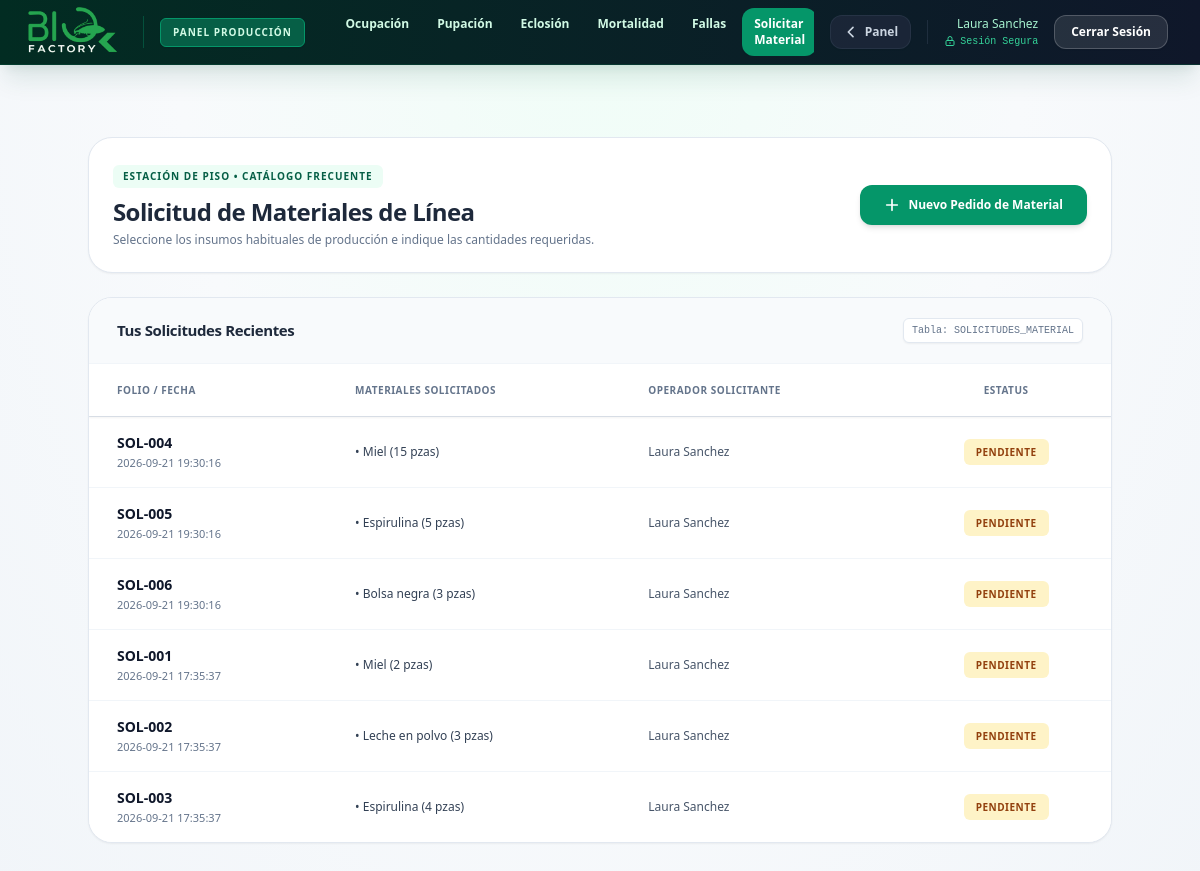
The app's page /piso/chrysopa/materiales (signed in) with its own data.
### tables this page shows
CREATE TABLE USUARIOS (
    id_usuario INTEGER PRIMARY KEY AUTOINCREMENT,
    id_area INTEGER,
    nombre_usuario VARCHAR(150) NOT NULL,
    puesto VARCHAR(100),
    nip_firma VARCHAR(50)
, estatus TEXT DEFAULT 'Activo');

CREATE TABLE SOLICITUDES_MATERIAL (
    id_solicitud INTEGER PRIMARY KEY AUTOINCREMENT,
    id_area_solicitante INTEGER, 
    id_operador INTEGER,
    id_material INTEGER,
    cantidad_solicitada INTEGER,
    estatus TEXT DEFAULT 'Pendiente', -- Puede ser: Pendiente, Aprobada, Rechazada
    fecha_solicitud DATETIME DEFAULT CURRENT_TIMESTAMP,
    FOREIGN KEY(id_area_solicitante) REFERENCES CAT_AREAS(id_area),
    FOREIGN KEY(id_operador) REFERENCES USUARIOS(id_usuario),
    FOREIGN KEY(id_material) REFERENCES CAT_MATERIALES(id_material)
);

CREATE TABLE MATERIALES (

    id_material INTEGER PRIMARY KEY AUTOINCREMENT,

    id_area INTEGER,

    nombre_material VARCHAR(150) NOT NULL,

    presentacion VARCHAR(100)

);

### routes/prod_chrysopa.py (the view)
@prod_chrysopa_bp.route('/materiales', methods=['GET'])
def materiales():
    id_operador = session.get('id_usuario')
    if not id_operador:
        flash('Sesión expirada. Vuelve a iniciar sesión.', 'error')
        return redirect(url_for('auth.login'))
    conn = get_db_connection()
    cursor = conn.cursor()
    cursor.execute("""
        SELECT s.id_solicitud, s.fecha_solicitud, s.cantidad_solicitada, s.estatus,
               m.nombre_material, u.nombre_usuario
        FROM SOLICITUDES_MATERIAL s
        JOIN MATERIALES m ON s.id_material = m.id_material
        JOIN USUARIOS u ON s.id_operador = u.id_usuario
        WHERE s.id_operador = ?
        ORDER BY s.fecha_solicitud DESC
    """, (id_operador,))
    mis_solicitudes = cursor.fetchall()
    conn.close()
    return render_template('produccion/materiales.html', origen='chrysopa', mis_solicitudes=mis_solicitudes)

### routes/prod_chrysopa.py (called while the page is built)
def get_db_connection():
    conn = sqlite3.connect('Bd_SIO-AGRO.db', isolation_level=None)
    conn.row_factory = sqlite3.Row
    return conn

### templates/produccion/materiales.html (shortened to what this page needs)
{% extends "produccion/base_produc.html" %}
{% block navbar_menu %}
<div class="hidden md:block flex-1 mx-6">
    <div class="flex space-x-1 overflow-x-auto">
        {% if origen == 'catopar' %}
            <a href="{{ url_for('prod_catopar.pre') }}" class="px-3 py-2 rounded-md text-xs font-semibold hover:bg-emerald-900 hover:text-white transition-colors flex items-center gap-1.5">
                Pre-Parasitismo
            </a>
            <a href="{{ url_for('prod_catopar.post') }}" class="px-3 py-2 rounded-md text-xs font-semibold hover:bg-emerald-900 hover:text-white transition-colors flex items-center gap-1.5">
                Post-Parasitismo
            </a>
            <a href="{{ url_for('prod_catopar.materiales') }}" class="px-3 py-2 rounded-xl text-xs font-bold bg-emerald-600 text-white shadow-sm flex items-center gap-1.5">
                Solicitar Material
            </a>
        {% elif origen == 'chrysopa' %}
            <a href="{{ url_for('prod_chrysopa.ocupacion') }}" class="px-3 py-2 rounded-md text-xs font-semibold hover:bg-emerald-900 hover:text-white transition-colors">Ocupación</a>
            <a href="{{ url_for('prod_chrysopa.pupacion') }}" class="px-3 py-2 rounded-md text-xs font-semibold hover:bg-emerald-900 hover:text-white transition-colors">Pupación</a>
            <a href="{{ url_for('prod_chrysopa.eclosion') }}" class="px-3 py-2 rounded-md text-xs font-semibold hover:bg-emerald-900 hover:text-white transition-colors">Eclosión</a>
             <a href="{{ url_for('prod_chrysopa.mortalidad') }}" class="px-3 py-2 rounded-md text-xs font-semibold hover:bg-emerald-900 hover:text-white transition-colors">Mortalidad</a>
            <a href="{{ url_for('prod_chrysopa.fallas') }}" class="px-3 py-2 rounded-md text-xs font-semibold hover:bg-emerald-900 hover:text-white transition-colors">Fallas</a>
            <a href="{{ url_for('prod_chrysopa.materiales') }}" class="px-3 py-2 rounded-xl text-xs font-bold bg-emerald-600 text-white shadow-sm flex items-center gap-1.5">Solicitar Material</a>
        {% endif %}
    </div>
</div>
{% endblock %}
{% block content %}
    <main class="flex-1 overflow-y-auto p-6 lg:p-10">
        <div class="max-w-5xl mx-auto space-y-6">
            <div class="bg-white border border-slate-200 p-6 rounded-3xl shadow-sm flex flex-col sm:flex-row justify-between items-start sm:items-center gap-4">
                <div>
                    <div class="inline-flex items-center gap-1.5 px-2.5 py-1 rounded-md bg-emerald-50 text-emerald-800 text-[10px] font-bold tracking-widest uppercase mb-2">
                        Estación de Piso &bull; Catálogo Frecuente
                    </div>
                    <h1 class="text-2xl font-black text-slate-800 tracking-tight mb-1">Solicitud de Materiales de Línea</h1>
                    <p class="text-xs text-slate-500 font-medium">Seleccione los insumos habituales de producción e indique las cantidades requeridas.</p>
                </div>
                <button onclick="document.getElementById('modal-solicitud').classList.remove('hidden')" class="bg-emerald-600 hover:bg-emerald-700 text-white text-xs font-bold py-3 px-6 rounded-xl shadow-md transition-all flex items-center gap-2 whitespace-nowrap">
                    <svg class="w-4 h-4 font-bold" fill="none" stroke="currentColor" viewBox="0 0 24 24"><path stroke-linecap="round" stroke-linejoin="round" stroke-width="2.5" d="M12 4v16m8-8H4"></path></svg>
                    Nuevo Pedido de Material
                </button>
            </div>
            <div class="bg-white rounded-3xl shadow-sm border border-slate-200 overflow-hidden mt-6">
                <div class="bg-slate-50 px-7 py-5 border-b border-slate-100 flex justify-between items-center">
                    <h2 class="text-[15px] font-bold text-slate-800 tracking-tight">Tus Solicitudes Recientes</h2>
                    <span class="text-[10px] text-slate-500 font-mono bg-white border border-slate-200 px-2 py-1 rounded-md shadow-sm">Tabla: SOLICITUDES_MATERIAL</span>
                </div>
                <div class="overflow-x-auto">
                    <table class="min-w-full text-sm">
                        <thead class="bg-white sticky top-0 z-10 shadow-sm border-b border-slate-200">
                            <tr>
                                <th class="px-7 py-4 text-left font-extrabold text-slate-500 uppercase tracking-wider text-[10px]">Folio / Fecha</th>
                                <th class="px-7 py-4 text-left font-extrabold text-slate-500 uppercase tracking-wider text-[10px]">Materiales Solicitados</th>
                                <th class="px-7 py-4 text-left font-extrabold text-slate-500 uppercase tracking-wider text-[10px]">Operador Solicitante</th>
                                <th class="px-7 py-4 text-center font-extrabold text-slate-500 uppercase tracking-wider text-[10px]">Estatus</th>
                            </tr>
                        </thead>
                        <tbody class="divide-y divide-slate-100 bg-white text-xs">
                            {% for sol in mis_solicitudes %}
                            <tr class="hover:bg-slate-50 transition-colors">
                                <td class="px-7 py-4 whitespace-nowrap">
                                    <div class="font-bold text-slate-900 text-sm">SOL-00{{ sol['id_solicitud'] }}</div>
                                    <div class="text-[11px] text-slate-500 font-medium mt-0.5">{{ sol['fecha_solicitud'] }}</div>
                                </td>
                                <td class="px-7 py-4 font-medium text-slate-700 space-y-1">
                                    <span class="block">&bull; {{ sol['nombre_material'] }} ({{ sol['cantidad_solicitada'] }} pzas)</span>
                                </td>
                                <td class="px-7 py-4 text-slate-600 font-medium">
                                    {{ sol['nombre_usuario'] }}
                                </td>
                                <td class="px-7 py-4 whitespace-nowrap text-center">
                                    {% if sol['estatus'] == 'Pendiente' %}
                                        <span class="px-3 py-1.5 rounded-md text-[10px] font-black bg-amber-100 text-amber-800 uppercase tracking-wider">{{ sol['estatus'] }}</span>
                                    {% else %}
                                        <span class="px-3 py-1.5 rounded-md text-[10px] font-black bg-emerald-100 text-emerald-800 uppercase tracking-wider">{{ sol['estatus'] }}</span>
                                    {% endif %}
                                </td>
                            </tr>
                            {% else %}
                            <tr>
                                <td colspan="4" class="px-7 py-8 text-center text-slate-500 font-medium">No has realizado ninguna solicitud recientemente.</td>
                            </tr>
                            {% endfor %}
                        </tbody>
                    </table>
                </div>
            </div>
        </div>
    </main>
{% endblock %}

### templates/produccion/base_produc.html (shortened to what this page needs)
<!DOCTYPE html>
<html lang="es">
<head>
    <script src="https://cdn.tailwindcss.com"></script>
</head>
<body class="bg-[radial-gradient(ellipse_at_top,_var(--tw-gradient-stops))] from-emerald-50/80 via-slate-50 to-slate-100 flex flex-col h-screen font-sans overflow-hidden">
    <nav class="bg-gradient-to-r from-emerald-950 to-slate-900 text-emerald-100 shadow-xl shadow-emerald-900/10 z-20 flex-shrink-0 border-b border-emerald-900/50">
        <div class="max-w-7xl mx-auto px-4 sm:px-6 lg:px-8">
            <div class="flex items-center justify-between h-16 gap-2">
                <div class="flex items-center shrink-0 mr-4 -ml-2 md:-ml-6">
                    <img src="{{ url_for('static', filename='imagenes/logo/biofactory.jpg') }}" alt="Logo Biofactory" class="h-14 w-auto object-contain">
                    <span class="text-[10px] bg-emerald-800 text-emerald-100 px-3 py-1.5 rounded-md font-bold uppercase tracking-widest border border-emerald-600 shadow-sm whitespace-nowrap hidden sm:block">
                        Panel Producción
                    </span>
                </div>
                <div class="flex-1 overflow-x-auto hide-scroll flex justify-center mx-2">
                    {% block navbar_menu %}
                    {% endblock %}
                </div>
                <div class="flex items-center space-x-4 shrink-0">
                    <a href="{{ url_for('admin.dashboard') }}" class="px-3 py-2 rounded-xl text-xs font-bold bg-slate-800/80 text-slate-300 hover:bg-emerald-600 hover:text-white transition-all shadow-sm flex items-center gap-1.5 border border-slate-700/50 group whitespace-nowrap">
                        <svg class="w-4 h-4 group-hover:-translate-x-1 transition-transform" fill="none" stroke="currentColor" viewBox="0 0 24 24"><path stroke-linecap="round" stroke-linejoin="round" stroke-width="2.5" d="M15 19l-7-7 7-7"></path></svg>
                        Panel
                    </a>
                    <div class="text-right hidden sm:block">
                        <p class="text-xs font-bold text-white whitespace-nowrap"><span class="text-emerald-200 font-medium">{{ session.get('nombre', 'Administrador') }}</span></p>
                        <p class="text-[10px] text-emerald-400 font-mono flex items-center justify-end gap-1 mt-0.5 whitespace-nowrap">
                            <svg class="w-3 h-3" fill="none" stroke="currentColor" viewBox="0 0 24 24"><path stroke-linecap="round" stroke-linejoin="round" stroke-width="2" d="M12 15v2m-6 4h12a2 2 0 002-2v-6a2 2 0 00-2-2H6a2 2 0 00-2 2v6a2 2 0 002 2zm10-10V7a4 4 0 00-8 0v4h8z"></path></svg>
                            Sesión Segura
                        </p>
                    </div>
                    <a href="{{ url_for('auth.logout') }}" class="text-xs px-4 py-2 text-white font-bold bg-white/10 hover:bg-red-500/80 border border-white/20 hover:border-red-400 rounded-xl transition-all shadow-sm whitespace-nowrap">Cerrar Sesión</a>
                </div>
            </div>
        </div>
    </nav>
    <main class="flex-1 overflow-y-auto p-8 relative">
        <div class="max-w-6xl mx-auto space-y-8 relative z-10">
            {% block content %}
            {% endblock %}
        </div>
    </main>
</body>
</html>

### records on screen
USUARIOS: get "Laura Sanchez"
SOLICITUDES_MATERIAL: id_solicitud "4", fecha_solicitud "2026-09-21 19:30:16", nombre_material "Miel", cantidad_solicitada "15", nombre_usuario "Laura Sanchez", estatus "PENDIENTE"
SOLICITUDES_MATERIAL: id_solicitud "5", fecha_solicitud "2026-09-21 19:30:16", nombre_material "Espirulina", cantidad_solicitada "5", nombre_usuario "Laura Sanchez", estatus "PENDIENTE"
SOLICITUDES_MATERIAL: id_solicitud "6", fecha_solicitud "2026-09-21 19:30:16", nombre_material "Bolsa negra", cantidad_solicitada "3", nombre_usuario "Laura Sanchez", estatus "PENDIENTE"
SOLICITUDES_MATERIAL: id_solicitud "1", fecha_solicitud "2026-09-21 17:35:37", nombre_material "Miel", cantidad_solicitada "2", nombre_usuario "Laura Sanchez", estatus "PENDIENTE"
SOLICITUDES_MATERIAL: id_solicitud "2", fecha_solicitud "2026-09-21 17:35:37", nombre_material "Leche en polvo", cantidad_solicitada "3", nombre_usuario "Laura Sanchez", estatus "PENDIENTE"
SOLICITUDES_MATERIAL: id_solicitud "3", fecha_solicitud "2026-09-21 17:35:37", nombre_material "Espirulina", cantidad_solicitada "4", nombre_usuario "Laura Sanchez", estatus "PENDIENTE"
